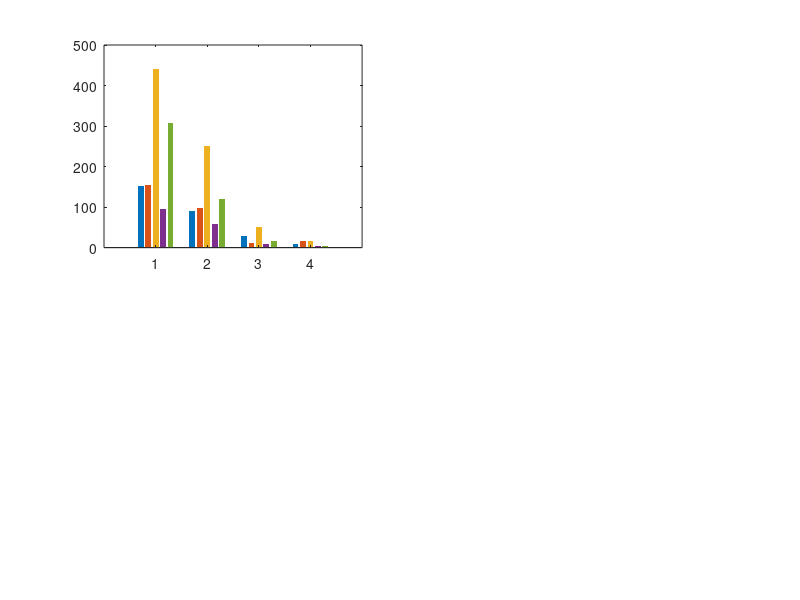

MATLAB code for this plot: (Note: this script raises an error after producing the figure.)
confOld = [5921,151,155,441,95,307;3989,90,97,251,59,120;890,28,11,50,9,17;480,10,17,16,5,3];
confYoung = [13379,67,47,81,23,13;3874,17,12,22,6,0;791,3,1,3,0,1;253,2,0,1,2,0];

col = [1 0.992 0.231;1 0.745 0.176;1 0 0.07;0.776 0 0.043;0 0 0];
figure;
subplot(2,2,1)
ho = bar(confOld(:,2:end),'EdgeColor','none');
for ii = 1:5
    ho(ii).FaceColor = col(ii,:);
end
subplot(2,2,2)
bar(confYoung(:,2:end))

data = {confOld,confYoung};
tit = {'60+','<60'};
figure;
for ip = 1:2
    subplot(1,2,ip)
    h{ip} = bar(data{ip}(:,2:end)./sum(data{ip},2)*100,'EdgeColor','none');
    for ii = 1:5
        h{ip}(ii).FaceColor = col(ii,:);
    end
    title(tit{ip})
    set(gca,'XTickLabel',{'עד שבועיים ממנה ראשונה','יותר משבועיים ממנה ראשונה','עד שבוע ממנה שניה','שבוע ומעלה ממנה שניה'},...
        'ygrid','on','FontSize',13)
    if ip == 1
        ylim([0 10])
        legend('קל','בינוני','קשה','קריטי','נפטר','location','northwest')
    else
        ylim([0 1])
    end
    xtickangle(15)
    ylabel('חולים באחוזים')
    box off
end
set(gcf,'Color','w')

figure;
for ip = 1:2
    subplot(1,2,ip)
    h{ip} = bar(data{ip}(:,2:end)./sum(data{ip},2)*100,'EdgeColor','none');
    for ii = 1:5
        h{ip}(ii).FaceColor = col(ii,:);
    end
    title(tit{ip})
    ylim([0 10])
    set(gca,'XTickLabel',{'day 0-13 from dose 1','14 days + from dose 1','0-6 days from dose 2','7 days + from dose 2'},...
        'ygrid','on','FontSize',13)
    if ip == 1
        legend('mild','medium','severe','critical','deceased','location','northwest')
    end
    xtickangle(15)
    ylabel('percents of patients')
    box off
end
set(gcf,'Color','w')